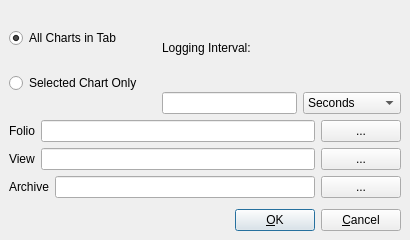
<ui version="4.0" >
 <class>QedRecordDialog</class>
 <widget class="QDialog" name="QedRecordDialog" >
  <property name="windowModality" >
   <enum>Qt::WindowModal</enum>
  </property>
  <property name="geometry" >
   <rect>
    <x>0</x>
    <y>0</y>
    <width>410</width>
    <height>240</height>
   </rect>
  </property>
  <property name="sizePolicy" >
   <sizepolicy>
    <hsizetype>5</hsizetype>
    <vsizetype>0</vsizetype>
    <horstretch>0</horstretch>
    <verstretch>0</verstretch>
   </sizepolicy>
  </property>
  <property name="minimumSize" >
   <size>
    <width>410</width>
    <height>240</height>
   </size>
  </property>
  <property name="maximumSize" >
   <size>
    <width>16777215</width>
    <height>240</height>
   </size>
  </property>
  <property name="windowTitle" >
   <string>Record</string>
  </property>
  <property name="windowIcon" >
   <iconset resource="libapp.qrc" >:/images/archive.png</iconset>
  </property>
  <property name="toolTip" >
   <string/>
  </property>
  <property name="sizeGripEnabled" >
   <bool>false</bool>
  </property>
  <layout class="QGridLayout" >
   <property name="margin" >
    <number>9</number>
   </property>
   <property name="spacing" >
    <number>6</number>
   </property>
   <item row="0" column="0" >
    <layout class="QVBoxLayout" >
     <property name="margin" >
      <number>0</number>
     </property>
     <property name="spacing" >
      <number>6</number>
     </property>
     <item>
      <layout class="QHBoxLayout" >
       <property name="margin" >
        <number>0</number>
       </property>
       <property name="spacing" >
        <number>0</number>
       </property>
       <item>
        <layout class="QVBoxLayout" >
         <property name="margin" >
          <number>0</number>
         </property>
         <property name="spacing" >
          <number>6</number>
         </property>
         <item>
          <widget class="QRadioButton" name="allGadgetsRadioButton" >
           <property name="sizePolicy" >
            <sizepolicy>
             <hsizetype>1</hsizetype>
             <vsizetype>0</vsizetype>
             <horstretch>0</horstretch>
             <verstretch>0</verstretch>
            </sizepolicy>
           </property>
           <property name="text" >
            <string>All Charts in Tab</string>
           </property>
           <property name="checked" >
            <bool>true</bool>
           </property>
          </widget>
         </item>
         <item>
          <widget class="QRadioButton" name="selectedRadioButton" >
           <property name="text" >
            <string>Selected Chart Only</string>
           </property>
           <property name="checked" >
            <bool>false</bool>
           </property>
          </widget>
         </item>
        </layout>
       </item>
       <item>
        <spacer>
         <property name="orientation" >
          <enum>Qt::Horizontal</enum>
         </property>
         <property name="sizeType" >
          <enum>QSizePolicy::Fixed</enum>
         </property>
         <property name="sizeHint" >
          <size>
           <width>20</width>
           <height>20</height>
          </size>
         </property>
        </spacer>
       </item>
       <item>
        <layout class="QVBoxLayout" >
         <property name="margin" >
          <number>0</number>
         </property>
         <property name="spacing" >
          <number>6</number>
         </property>
         <item>
          <widget class="QLabel" name="deltaLabel" >
           <property name="text" >
            <string>Logging Interval:</string>
           </property>
           <property name="alignment" >
            <set>Qt::AlignVCenter</set>
           </property>
           <property name="wordWrap" >
            <bool>false</bool>
           </property>
          </widget>
         </item>
         <item>
          <layout class="QHBoxLayout" >
           <property name="margin" >
            <number>0</number>
           </property>
           <property name="spacing" >
            <number>6</number>
           </property>
           <item>
            <widget class="QLineEdit" name="deltaLineEdit" >
             <property name="text" >
              <string/>
             </property>
             <property name="alignment" >
              <set>Qt::AlignRight</set>
             </property>
            </widget>
           </item>
           <item>
            <widget class="QComboBox" name="deltaUnitsComboBox" >
             <property name="sizePolicy" >
              <sizepolicy>
               <hsizetype>1</hsizetype>
               <vsizetype>0</vsizetype>
               <horstretch>0</horstretch>
               <verstretch>0</verstretch>
              </sizepolicy>
             </property>
             <property name="currentIndex" >
              <number>1</number>
             </property>
             <property name="maxCount" >
              <number>6</number>
             </property>
             <property name="insertPolicy" >
              <enum>QComboBox::NoInsert</enum>
             </property>
             <property name="duplicatesEnabled" >
              <bool>false</bool>
             </property>
             <item>
              <property name="text" >
               <string>Milliseconds</string>
              </property>
             </item>
             <item>
              <property name="text" >
               <string>Seconds</string>
              </property>
             </item>
             <item>
              <property name="text" >
               <string>Minutes</string>
              </property>
             </item>
             <item>
              <property name="text" >
               <string>Hours</string>
              </property>
             </item>
             <item>
              <property name="text" >
               <string>Days</string>
              </property>
             </item>
             <item>
              <property name="text" >
               <string>Weeks</string>
              </property>
             </item>
            </widget>
           </item>
          </layout>
         </item>
        </layout>
       </item>
      </layout>
     </item>
     <item>
      <layout class="QVBoxLayout" >
       <property name="margin" >
        <number>0</number>
       </property>
       <property name="spacing" >
        <number>6</number>
       </property>
       <item>
        <layout class="QHBoxLayout" >
         <property name="margin" >
          <number>0</number>
         </property>
         <property name="spacing" >
          <number>6</number>
         </property>
         <item>
          <widget class="QLabel" name="folioTextLabel" >
           <property name="text" >
            <string>Folio</string>
           </property>
           <property name="wordWrap" >
            <bool>false</bool>
           </property>
          </widget>
         </item>
         <item>
          <widget class="QLineEdit" name="folioLineEdit" />
         </item>
         <item>
          <widget class="QPushButton" name="folioPushButton" >
           <property name="text" >
            <string>...</string>
           </property>
           <property name="icon" >
            <iconset resource="libapp.qrc" >:/images/folio.png</iconset>
           </property>
          </widget>
         </item>
        </layout>
       </item>
       <item>
        <layout class="QHBoxLayout" >
         <property name="margin" >
          <number>0</number>
         </property>
         <property name="spacing" >
          <number>6</number>
         </property>
         <item>
          <widget class="QLabel" name="viewTextLabel" >
           <property name="text" >
            <string>View</string>
           </property>
           <property name="wordWrap" >
            <bool>false</bool>
           </property>
          </widget>
         </item>
         <item>
          <widget class="QLineEdit" name="viewLineEdit" />
         </item>
         <item>
          <widget class="QPushButton" name="viewPushButton" >
           <property name="text" >
            <string>...</string>
           </property>
           <property name="icon" >
            <iconset resource="libapp.qrc" >:/images/view.png</iconset>
           </property>
          </widget>
         </item>
        </layout>
       </item>
       <item>
        <layout class="QHBoxLayout" >
         <property name="margin" >
          <number>0</number>
         </property>
         <property name="spacing" >
          <number>6</number>
         </property>
         <item>
          <widget class="QLabel" name="archiveTextLabel" >
           <property name="text" >
            <string>Archive</string>
           </property>
           <property name="wordWrap" >
            <bool>false</bool>
           </property>
          </widget>
         </item>
         <item>
          <widget class="QLineEdit" name="archiveLineEdit" />
         </item>
         <item>
          <widget class="QPushButton" name="archivePushButton" >
           <property name="text" >
            <string>...</string>
           </property>
           <property name="icon" >
            <iconset resource="libapp.qrc" >:/images/archive.png</iconset>
           </property>
          </widget>
         </item>
        </layout>
       </item>
      </layout>
     </item>
     <item>
      <spacer>
       <property name="orientation" >
        <enum>Qt::Vertical</enum>
       </property>
       <property name="sizeType" >
        <enum>QSizePolicy::Fixed</enum>
       </property>
       <property name="sizeHint" >
        <size>
         <width>20</width>
         <height>5</height>
        </size>
       </property>
      </spacer>
     </item>
     <item>
      <layout class="QHBoxLayout" >
       <property name="margin" >
        <number>0</number>
       </property>
       <property name="spacing" >
        <number>6</number>
       </property>
       <item>
        <spacer>
         <property name="orientation" >
          <enum>Qt::Horizontal</enum>
         </property>
         <property name="sizeType" >
          <enum>QSizePolicy::Expanding</enum>
         </property>
         <property name="sizeHint" >
          <size>
           <width>20</width>
           <height>20</height>
          </size>
         </property>
        </spacer>
       </item>
       <item>
        <widget class="QPushButton" name="buttonOk" >
         <property name="text" >
          <string>&amp;OK</string>
         </property>
         <property name="shortcut" >
          <string/>
         </property>
         <property name="autoDefault" >
          <bool>true</bool>
         </property>
         <property name="default" >
          <bool>true</bool>
         </property>
        </widget>
       </item>
       <item>
        <widget class="QPushButton" name="buttonCancel" >
         <property name="text" >
          <string>&amp;Cancel</string>
         </property>
         <property name="shortcut" >
          <string/>
         </property>
         <property name="autoDefault" >
          <bool>true</bool>
         </property>
        </widget>
       </item>
      </layout>
     </item>
    </layout>
   </item>
  </layout>
 </widget>
 <resources>
  <include location="libapp.qrc" />
 </resources>
 <connections>
  <connection>
   <sender>buttonOk</sender>
   <signal>clicked()</signal>
   <receiver>QedRecordDialog</receiver>
   <slot>buttonOk_clicked()</slot>
   <hints>
    <hint type="sourcelabel" >
     <x>20</x>
     <y>20</y>
    </hint>
    <hint type="destinationlabel" >
     <x>20</x>
     <y>20</y>
    </hint>
   </hints>
  </connection>
  <connection>
   <sender>buttonCancel</sender>
   <signal>clicked()</signal>
   <receiver>QedRecordDialog</receiver>
   <slot>reject()</slot>
   <hints>
    <hint type="sourcelabel" >
     <x>20</x>
     <y>20</y>
    </hint>
    <hint type="destinationlabel" >
     <x>20</x>
     <y>20</y>
    </hint>
   </hints>
  </connection>
  <connection>
   <sender>selectedRadioButton</sender>
   <signal>clicked()</signal>
   <receiver>QedRecordDialog</receiver>
   <slot>selectedRadioButton_clicked()</slot>
   <hints>
    <hint type="sourcelabel" >
     <x>20</x>
     <y>20</y>
    </hint>
    <hint type="destinationlabel" >
     <x>20</x>
     <y>20</y>
    </hint>
   </hints>
  </connection>
  <connection>
   <sender>allGadgetsRadioButton</sender>
   <signal>clicked()</signal>
   <receiver>QedRecordDialog</receiver>
   <slot>allGadgetsRadioButton_clicked()</slot>
   <hints>
    <hint type="sourcelabel" >
     <x>20</x>
     <y>20</y>
    </hint>
    <hint type="destinationlabel" >
     <x>20</x>
     <y>20</y>
    </hint>
   </hints>
  </connection>
  <connection>
   <sender>deltaUnitsComboBox</sender>
   <signal>activated(int)</signal>
   <receiver>QedRecordDialog</receiver>
   <slot>deltaUnitsComboBox_activated(int)</slot>
   <hints>
    <hint type="sourcelabel" >
     <x>20</x>
     <y>20</y>
    </hint>
    <hint type="destinationlabel" >
     <x>20</x>
     <y>20</y>
    </hint>
   </hints>
  </connection>
  <connection>
   <sender>viewPushButton</sender>
   <signal>clicked()</signal>
   <receiver>QedRecordDialog</receiver>
   <slot>viewPushButton_clicked()</slot>
   <hints>
    <hint type="sourcelabel" >
     <x>20</x>
     <y>20</y>
    </hint>
    <hint type="destinationlabel" >
     <x>20</x>
     <y>20</y>
    </hint>
   </hints>
  </connection>
  <connection>
   <sender>folioPushButton</sender>
   <signal>clicked()</signal>
   <receiver>QedRecordDialog</receiver>
   <slot>folioPushButton_clicked()</slot>
   <hints>
    <hint type="sourcelabel" >
     <x>20</x>
     <y>20</y>
    </hint>
    <hint type="destinationlabel" >
     <x>20</x>
     <y>20</y>
    </hint>
   </hints>
  </connection>
  <connection>
   <sender>archivePushButton</sender>
   <signal>clicked()</signal>
   <receiver>QedRecordDialog</receiver>
   <slot>archivePushButton_clicked()</slot>
   <hints>
    <hint type="sourcelabel" >
     <x>20</x>
     <y>20</y>
    </hint>
    <hint type="destinationlabel" >
     <x>20</x>
     <y>20</y>
    </hint>
   </hints>
  </connection>
 </connections>
</ui>
